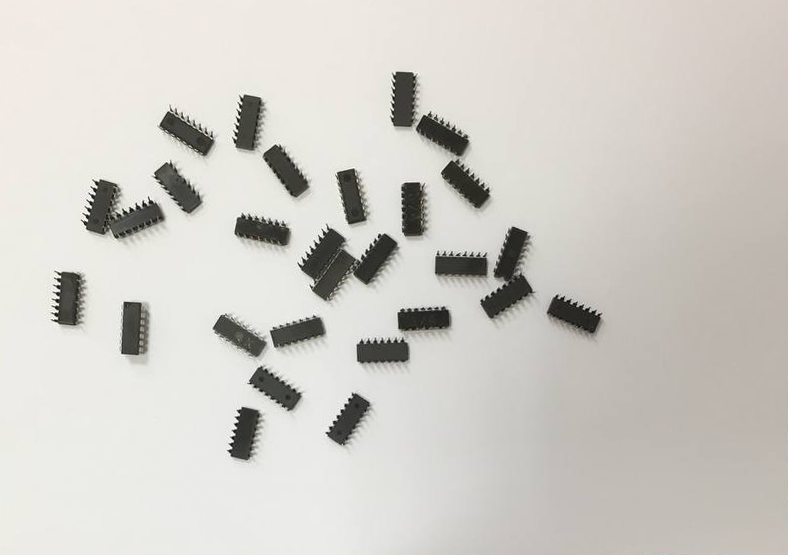
#> input picture draft/C3.jpg, 788 x 555 px
$ jupyter execute draft.ipynb   (shell and % lines are left out)
#> lines starting #> are read from the running program, lines starting #| are printed output that depends on the picture; after the words box and inside, x2 and y2 are one past the last pixel; in counts of white or black regions, pixels touching at a corner belong together
[cell 1]
import numpy as np
import cv2 as cv
import matplotlib.pyplot as plt

[cell 2]
im = cv.imread('C3.jpg')
#> im is the input picture: shape (555, 788, 3); mean B, G, R 199.4, 205.1, 207.7
assert im is not None, "file could not be read, check with os.path.exists()"
imgray = cv.cvtColor(im, cv.COLOR_BGR2GRAY)
ret, thresh = cv.threshold(imgray, 127, 255, 0)
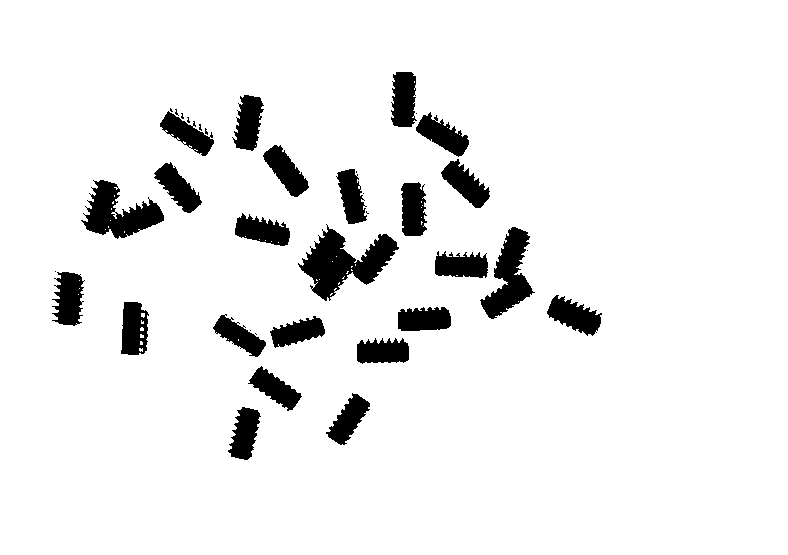
#> thresh: shape (555, 788); 92.8% white; 38 black regions (14 under 20 px)

[cell 3]
contours, hierarchy = cv.findContours(thresh, cv.RETR_TREE, cv.CHAIN_APPROX_SIMPLE)
#> contours = 140 contours, 112 with area under 20; largest, box (x1, y1, x2, y2) and area: (0, 0, 788, 555) 435998, (297, 224, 400, 302) 3610, (80, 179, 165, 240) 2603, (479, 226, 536, 320) 2448, (51, 271, 85, 327) 1338

[cell 4]
im_contours = im.copy()

[cell 5]
cv.drawContours(im_contours, contours, -1, (0, 255, 0), 3)
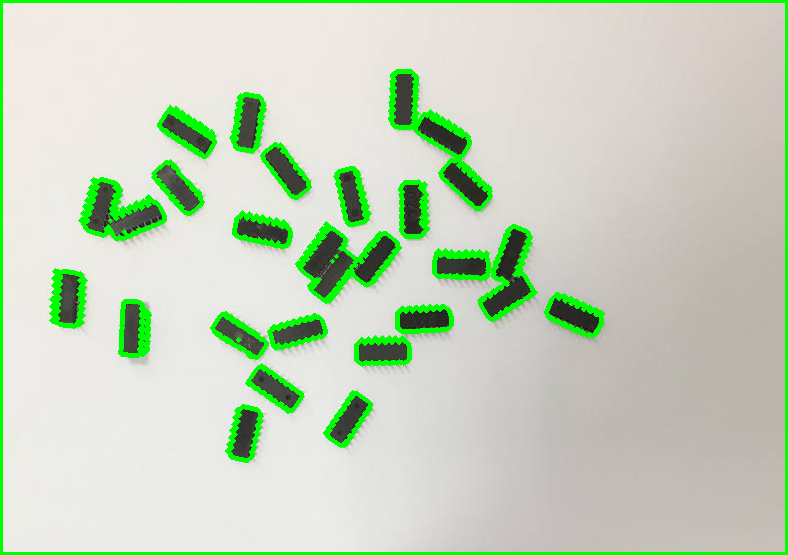
#> im_contours: shape (555, 788, 3); 6.9% of pixels changed, all inside (x1, y1, x2, y2) = (0, 0, 788, 555)

[cell 6]
plt.imshow(im_contours)

[cell 7]
len(contours)
#> Out = 140

[cell 8]
contours
#> Out has the same summary as contours
